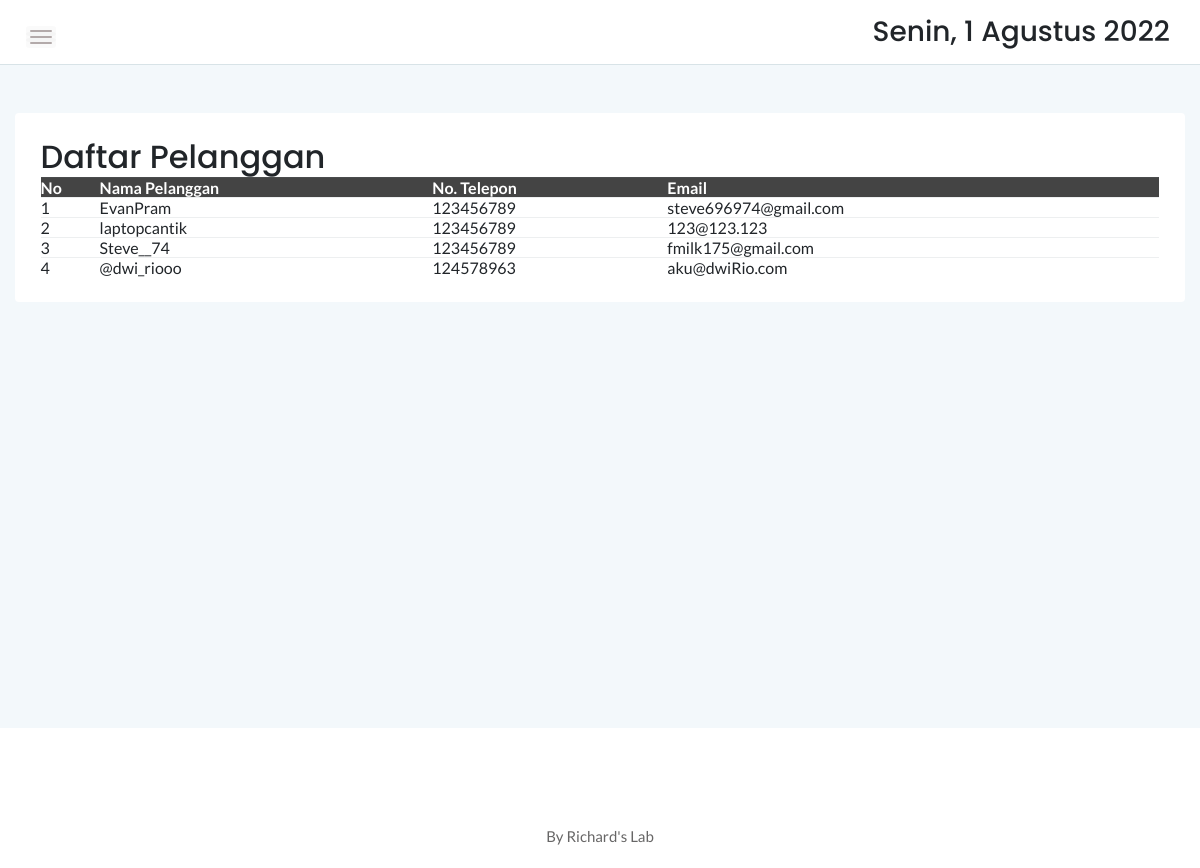
Screenshot of /admin/customer.php with the database file from the repository.
### tables this page shows
CREATE TABLE `user` (
  `id_User` int(11) NOT NULL,
  `username` varchar(255) NOT NULL,
  `noTelp` varchar(15) DEFAULT NULL,
  `password` varchar(255) NOT NULL,
  `email` varchar(255) NOT NULL,
  `status` int(11) NOT NULL DEFAULT '2',
  `tglDibuat` timestamp NOT NULL DEFAULT CURRENT_TIMESTAMP
);

### admin/assets/PHP/load-user.php (called while the page is built)
<?php
    require 'connection.php';
    $sqlUser = mysqli_query($conn, "SELECT username, noTelp, email FROM user WHERE status = 2");
    $listUser = [];
    while($temp = mysqli_fetch_assoc($sqlUser)){
        $listUser[] = $temp;
    }
?>

### admin/customer.php (the view, shortened to what this page needs)
<?php
    require 'assets/PHP/load-user.php';
?>
<head>
    <link rel="stylesheet" href="assets/css/bootstrap.min.css">
    <link rel="stylesheet" href="assets/css/font-awesome.min.css">
    <link rel="stylesheet" href="assets/css/themify-icons.css">
    <link rel="stylesheet" href="assets/css/metisMenu.css">
    <link rel="stylesheet" href="assets/css/owl.carousel.min.css">
    <link rel="stylesheet" href="assets/css/slicknav.min.css">
    <link rel="stylesheet" href="https://www.amcharts.com/lib/3/plugins/export/export.css" type="text/css" media="all" />
	<link rel="stylesheet" type="text/css" href="https://cdn.datatables.net/1.10.20/css/jquery.dataTables.min.css">
    <link rel="stylesheet" type="text/css" href="https://cdn.datatables.net/1.10.20/css/jquery.dataTables.css">
    <link rel="stylesheet" type="text/css" href="https://cdn.datatables.net/1.10.20/css/dataTables.bootstrap4.min.css">
    <link rel="stylesheet" type="text/css" href="https://cdn.datatables.net/responsive/2.2.3/css/responsive.bootstrap.min.css">
    <link rel="stylesheet" type="text/css" href="https://cdn.datatables.net/responsive/2.2.3/css/responsive.jqueryui.min.css">
	<link rel="stylesheet" type="text/css" href="https://cdn.datatables.net/buttons/1.5.2/css/buttons.dataTables.min.css">
    <link rel="stylesheet" href="assets/css/typography.css">
    <link rel="stylesheet" href="assets/css/default-css.css">
    <link rel="stylesheet" href="assets/css/styles.css">
    <link rel="stylesheet" href="assets/css/responsive.css">
</head>
<body>
    <div class="page-container">
        <div class="main-content">
            <div class="header-area">
                <div class="row align-items-center">
                    <div class="col-md-6 col-sm-8 clearfix">
                        <div class="nav-btn pull-left">
                            <span></span>
                            <span></span>
                            <span></span>
                        </div>
                    </div>
                    <div class="col-md-6 col-sm-4 clearfix">
                        <ul class="notification-area pull-right">
                            <li><h3><div class="date">
						</b></div></h3>
						</li>
                        </ul>
                    </div>
                </div>
            </div>
            <div class="main-content-inner">
                <div class="row mt-5 mb-5">
                    <div class="col-12">
                        <div class="card">
                            <div class="card-body">
                                <div class="d-sm-flex justify-content-between align-items-center">
									<h2>Daftar Pelanggan</h2>
								</div>
                                    <div class="data-tables datatable-dark">
										 <table id="dataTable3" class="display" style="width:100%"><thead class="thead-dark">
											<tr>
												<th>No</th>
												<th>Nama Pelanggan</th>
												<th>No. Telepon</th>
												<th>Email</th>
											</tr></thead>
                                            <tbody>
                                            <?php $i=1;foreach($listUser as $user): ?>
                                            <tr>
                                                <td>
                                                    <?php echo $i ?>
                                                </td>
                                                <td>
                                                    <?php echo $user['username'] ?>
                                                </td>
                                                <td>
                                                    <?php echo $user['noTelp'] ?>
                                                </td>
                                                <td>
                                                    <?php echo $user['email'] ?>
                                                </td>
                                            </tr>
                                            <?php $i++;endforeach;?>
										    </tbody>
										</table>
                                    </div>
                                </div>
                            </div>
                        </div>
                    </div>
                </div>
            </div>
        </div>
        <footer>
            <div class="footer-area">
                <p>By Richard's Lab</p>
            </div>
        </footer>
</body>
</html>

### admin/assets/css/typography.css (style rules this page uses)
body { font-size: 14px; font-family: 'Lato', sans-serif; }
h1, h2, h3, h4, h5, h6 { margin: 0; font-family: 'Poppins', sans-serif; }
p { font-family: 'Lato', sans-serif; font-size: 15px; line-height: 26px; color: #444; margin-bottom: 0; }
ul, ol { margin-bottom: 0px; margin-top: 0px; padding: 0; }
ul { margin: 0; list-style-type: none; }

### admin/assets/css/default-css.css (style rules this page uses)
* { margin: 0; padding: 0; box-sizing: border-box; }
*, *:before, *:after { -moz-box-sizing: border-box; -webkit-box-sizing: border-box; box-sizing: border-box; }
body { background: #fff; font-weight: normal; -webkit-font-smoothing: antialiased; -webkit-text-size-adjust: 100%; }

### admin/assets/css/styles.css (style rules this page uses)
.page-container { width: 100%; height: 100%; min-height: 100vh; padding-left: 280px; -webkit-transition: padding-left 0.3s ease 0s; transition: padding-left 0.3s ease 0s; }
.card { border: none; border-radius: 4px; background-color: #fff; -webkit-transition: all 0.3s ease 0s; transition: all 0.3s ease 0s; }
.card-body { padding: 25.6px; padding: 1.6rem; }
.main-content { width: 100%; background: #F3F8FB; }
.main-content-inner { padding: 0 30px 50px; }
.header-area { padding: 15px 30px; background: #fff; border-bottom: 1px solid #d8e3e7; }
.nav-btn { margin-right: 30px; margin-top: 10px; cursor: pointer; }
.nav-btn span { display: block; width: 22px; height: 2px; background: #b3aaaa; margin: 4px 0; border-radius: 15px; -webkit-transition: all 0.3s ease 0s; transition: all 0.3s ease 0s; box-shadow: 0 0 0 4px rgba(99, 96, 96, 0.03); }
.notification-area { -webkit-user-select: none; -moz-user-select: none; -ms-user-select: none; user-select: none; position: relative; z-index: 1; }
.notification-area li { display: inline-block; margin-left: 20px; cursor: pointer; -webkit-user-select: none; -moz-user-select: none; -ms-user-select: none; user-select: none; }
.footer-area { text-align: center; padding: 23px 0 19px; background: #fff; }
.footer-area p { color: #676666; margin-bottom: 0; }
table tr th { border-bottom: none; }
table tr th, table tr td { border-top: 1px solid rgba(120, 130, 140, 0.13) !important; }
.datatable-dark thead { background: #444; color: #fff; }

### admin/assets/css/responsive.css (style rules this page uses)
@media (min-width: 1200px) and (max-width: 1364px) { .main-content-inner { padding: 0 15px 50px; } }
@media (min-width: 1200px) and (max-width: 1364px) { .page-container, .sbar_collapsed.page-container { padding-left: 0; } }

### rows the page displays
user: username "EvanPram", noTelp "123456789", email "steve696974@gmail.com"
user: username "laptopcantik", noTelp "123456789", email "123@123.123"
user: username "Steve__74", noTelp "123456789", email "fmilk175@gmail.com"
user: username "@dwi_riooo", noTelp "124578963", email "aku@dwiRio.com"
